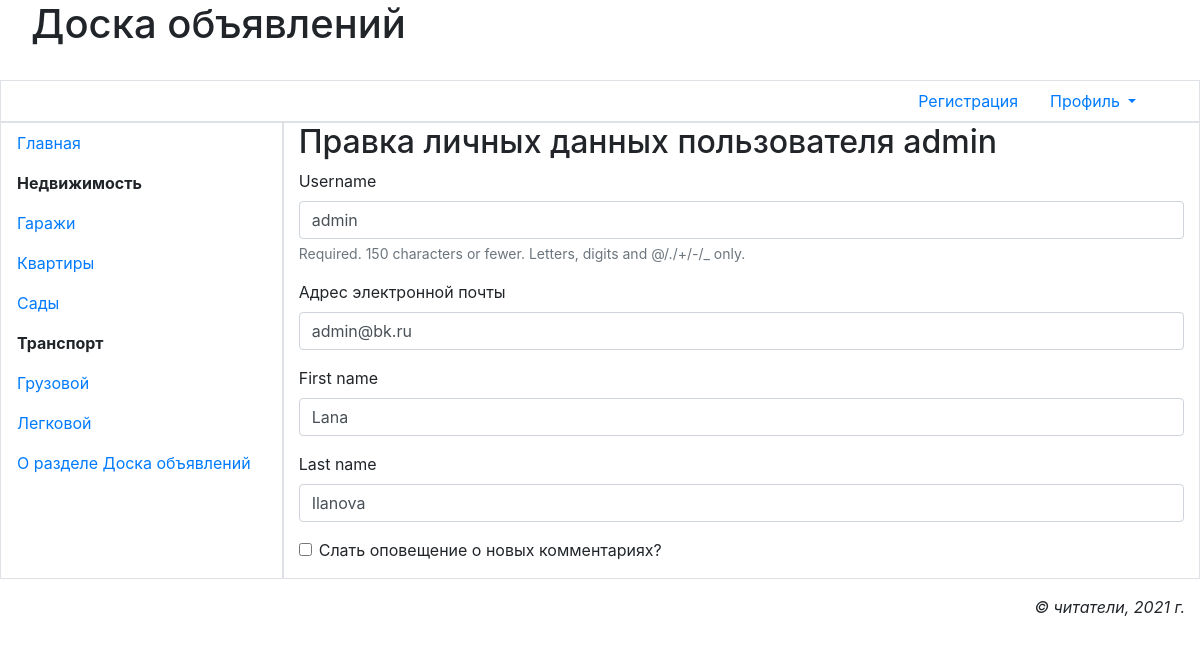
The app's page /bboard/accounts/profile/change/ (signed in) with its own data.
### myfirst/apps/bboard/models.py (models this page shows, shortened)
class Rubric(models.Model):
    name=models.CharField(max_length=20,db_index=True,unique=True,
    verbose_name='Название')
    order=models.SmallIntegerField(default=0, db_index=True,
    verbose_name='Порядок')
    super_rubric=models.ForeignKey('SuperRubric', on_delete=models.PROTECT,
    null=True,blank=True,verbose_name='Надрубрика')

class AdvUser(AbstractUser):
    is_activated=models.BooleanField(default=True, db_index=True, verbose_name='Прошел активацию?')
    send_messages=models.BooleanField(default=True, verbose_name='Слать оповещение о новых комментариях?')
    class Meta(AbstractUser.Meta):
        pass

### myfirst/apps/bboard/views.py (the view)
# urls.py: path('accounts/profile/change/', ChangeUserInfoView.as_view(), name='profile_change'),
class ChangeUserInfoView(SuccessMessageMixin, LoginRequiredMixin,UpdateView):
    model = AdvUser
    template_name = 'bboard/change_user_info.html'
    form_class = ChangeUserInfoForm
    success_url = reverse_lazy('bboard:profile')
    success_message ='Личные данные пользователя изменены'
    def dispatch(self, request, *args, **kwargs):
        self.user_id = request.user.pk
        return super().dispatch(request, *args, **kwargs)
    def get_object(self, queryset=None):
        if not queryset:
            queryset = self.get_queryset()
        return get_object_or_404(queryset, pk=self.user_id)

### myfirst/apps/bboard/forms.py
class ChangeUserInfoForm(forms.ModelForm):
    email=forms.EmailField(required=True, label='Адрес электронной почты')
    class Meta:
        model=AdvUser
        fields=('username', 'email', 'first_name', 'last_name', 'send_messages')

### myfirst/apps/bboard/models.py (called while the page is built)
    def get_queryset(self):
        return super().get_queryset().filter(super_rubric__isnull=False)

### myfirst/templates/bboard/change_user_info.html (shortened to what this page needs)
{% extends "basic.html" %}
{% load bootstrap4 %}
{% block content %}
<h2>Правка личных данных пользователя {{user.username}}</h2>
<form method="post">
{% bootstrap_form form layout='horizontal' %}
</form>
{% endblock %}

### myfirst/templates/basic.html (shortened to what this page needs)
{% load bootstrap4 %}
{% load static %}
<!DOCTYPE html>
<html>
	<head>
		{% bootstrap_css %}
		<link rel="stylesheet" type="text/css"
		href="{% static 'bboard/style.css' %}">
	</head >
	<body class="container-fluid">
	<header class="mb-4">
		<div class="media">
			<div class="media-body">
				<h1 class="display-5">Доска объявлений</h1>
			</div>
		</div>
	</header>
		<div class="row">
			<ul class="col nav justify-content-end border">
				<li class= "nav-item"> <a class="nav-link" href="{% url 'bboard:register' %}">Регистрация</a></li>
				{% if user.is_authenticated %}
				<li class="nav-item dropdown" style="width:150px;">
					<a class="nav-link dropdown-toggle" data-toggle="dropdown"
					href="#" role="button" aria-haspopup="true"
					aria-expanded="false" >         Профиль           </a>
				</li>
				{% else %}
				<li class="nav-item"><a class="nav-link" href="{% url 'bboard:login' %}">Bxoд</a></li>
				{% endif %}
			</ul>
		</div>
		<div class="row">
			<nav class="col-md-auto nav flex-column border">
				<a class="nav-link root"
				href="{% url 'main:index' %}">Главная</a>
				{% for rubric in rubrics %}
				{% ifchanged rubric.super_rubric.pk %}
				<span class="nav-link root font-weight-bold">
				{{ rubric.super_rubric.name }}</span>
				{% endifchanged %}
				<a class="nav-link" href="{% url 'bboard:by_rubric' pk=rubric.pk %}">{{rubric.name}}</a>
				{% endfor %}
				<a class="nav-link root" href="{% url 'bboard:other' page='about' %}">О разделе Доска объявлений</a>
			</nav>
			<section class="col border ру-2">
				{% block content %}
				{% endblock %}
			</section>
		</div>
		<footer class="mt-3">
			<p class="text-right font-italic">&copy; читатели,
			2021 г.</p>
		</footer>
	</body>
</html>

### myfirst/apps/main/static/bboard/style.css (style rules this page uses)
.root { gfont-size: larger; }

### records on screen
Rubric: super_rubric.name "Недвижимость", name "Гаражи"
Rubric: name "Квартиры"
Rubric: name "Сады"
Rubric: super_rubric.name "Транспорт", name "Грузовой"
Rubric: name "Легковой"
AdvUser: username "admin", email "admin@bk.ru", first_name "Lana", last_name "Ilanova"
